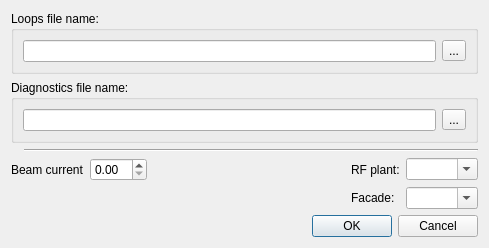
<?xml version="1.0" encoding="UTF-8"?>
<ui version="4.0">
 <class>fileLoader</class>
 <widget class="TaurusWidget" name="fileLoader">
  <property name="geometry">
   <rect>
    <x>0</x>
    <y>0</y>
    <width>489</width>
    <height>220</height>
   </rect>
  </property>
  <property name="windowTitle">
   <string>Load Files</string>
  </property>
  <layout class="QGridLayout" name="gridLayout_4">
   <item row="2" column="1">
    <widget class="Line" name="line">
     <property name="orientation">
      <enum>Qt::Horizontal</enum>
     </property>
    </widget>
   </item>
   <item row="4" column="1">
    <widget class="QDialogButtonBox" name="buttonBox">
     <property name="standardButtons">
      <set>QDialogButtonBox::Cancel|QDialogButtonBox::Ok</set>
     </property>
    </widget>
   </item>
   <item row="4" column="0">
    <widget class="QLabel" name="fineTuneLabel">
     <property name="text">
      <string/>
     </property>
    </widget>
   </item>
   <item row="3" column="0" colspan="2">
    <layout class="QGridLayout" name="fineTuneLayout">
     <item row="0" column="3">
      <widget class="QLabel" name="locationLabel">
       <property name="text">
        <string>RF plant:</string>
       </property>
      </widget>
     </item>
     <item row="0" column="0">
      <widget class="QLabel" name="beamCurrentLabel">
       <property name="text">
        <string>Beam current</string>
       </property>
      </widget>
     </item>
     <item row="1" column="4">
      <widget class="QComboBox" name="facadeCombo">
       <property name="editable">
        <bool>true</bool>
       </property>
      </widget>
     </item>
     <item row="0" column="2">
      <spacer name="horizontalSpacer">
       <property name="orientation">
        <enum>Qt::Horizontal</enum>
       </property>
       <property name="sizeHint" stdset="0">
        <size>
         <width>40</width>
         <height>20</height>
        </size>
       </property>
      </spacer>
     </item>
     <item row="1" column="3">
      <widget class="QLabel" name="facadeLabel">
       <property name="text">
        <string>Facade:</string>
       </property>
      </widget>
     </item>
     <item row="0" column="4">
      <widget class="QComboBox" name="locationCombo">
       <property name="editable">
        <bool>true</bool>
       </property>
      </widget>
     </item>
     <item row="0" column="1">
      <widget class="QDoubleSpinBox" name="beamCurrentValue">
      </widget>
     </item>
    </layout>
   </item>
   <item row="1" column="0" colspan="2">
    <widget class="QGroupBox" name="diagGroup">
     <property name="title">
      <string>Diagnostics file name:</string>
     </property>
     <layout class="QGridLayout" name="gridLayout_2">
      <item row="0" column="0">
       <widget class="QLineEdit" name="diagFileName">
        <property name="readOnly">
         <bool>true</bool>
        </property>
       </widget>
      </item>
      <item row="0" column="1">
       <widget class="QToolButton" name="diagFileDialog">
        <property name="text">
         <string>...</string>
        </property>
       </widget>
      </item>
     </layout>
    </widget>
   </item>
   <item row="0" column="0" colspan="2">
    <widget class="QGroupBox" name="loopsGroup">
     <property name="title">
      <string>Loops file name:</string>
     </property>
     <layout class="QGridLayout" name="gridLayout">
      <item row="0" column="0">
       <widget class="QLineEdit" name="loopsFileName">
        <property name="readOnly">
         <bool>true</bool>
        </property>
       </widget>
      </item>
      <item row="0" column="1">
       <widget class="QToolButton" name="loopsFileDialog">
        <property name="text">
         <string>...</string>
        </property>
       </widget>
      </item>
     </layout>
    </widget>
   </item>
  </layout>
 </widget>
 <customwidgets>
  <customwidget>
   <class>TaurusWidget</class>
   <extends>QWidget</extends>
   <header>taurus.qt.qtgui.container</header>
   <container>1</container>
  </customwidget>
 </customwidgets>
 <resources/>
 <connections/>
</ui>
